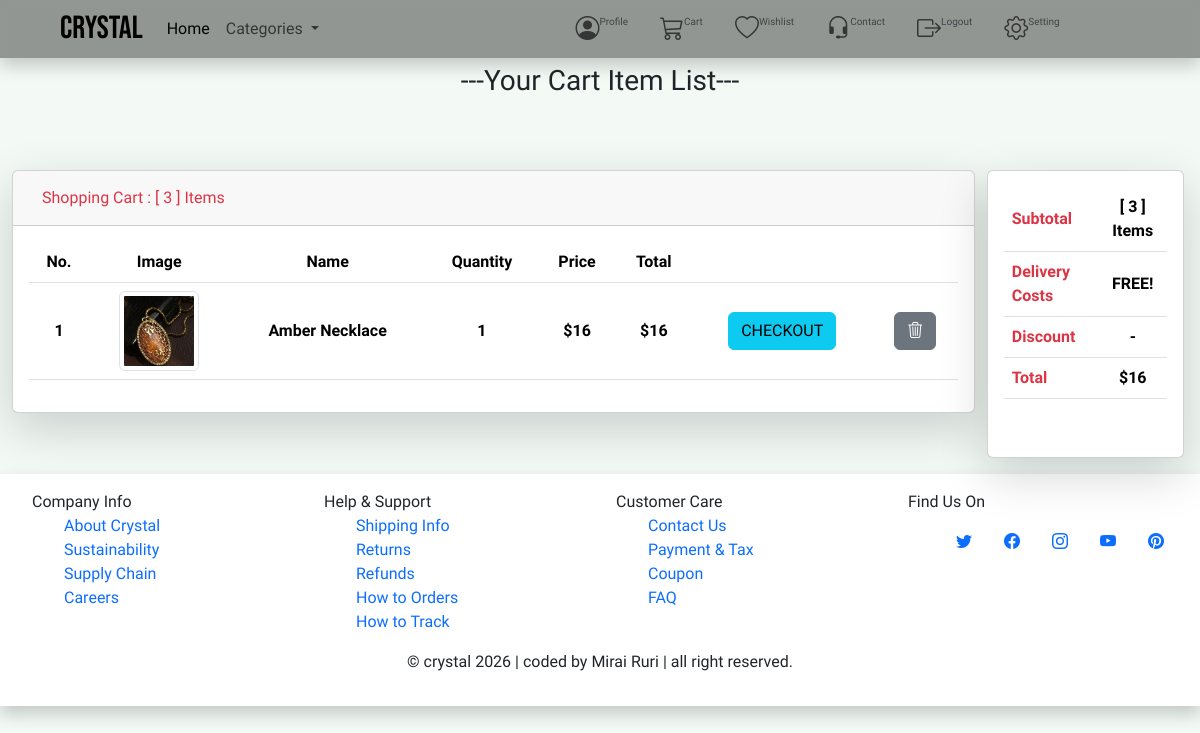
The app's page /cart/list/view/ (signed in) with its own data.
### myapp/models.py (models this page shows, shortened)
class CartListModel(TimeStampedModel):
    user = models.ForeignKey(User, on_delete=models.CASCADE)
    quantity = models.PositiveIntegerField(default=1)
    product = models.ForeignKey(
        ProductModel,
        on_delete=models.CASCADE,
        null=True,
        blank=True,
    )
    is_ordered = models.BooleanField(default=False)
    class Meta:
        verbose_name = "Cart Item"
        verbose_name_plural = "Cart Items"
    def total_price(self):
        return self.product.price * self.quantity

class ProductModel(TimeStampedModel):
    name = models.CharField(max_length=200)
    price = models.IntegerField(default=0)
    description = models.TextField()
    stock = models.PositiveIntegerField(default=0)
    image = models.ImageField(
        upload_to="product_images",
        null=True,
        blank=True,
        default="product_images/default_product.png",
    )
    is_active = models.BooleanField(default=True)
    category = models.ForeignKey(
        CategoryModel,
        on_delete=models.SET_NULL,
        null=True,
        blank=True,
    )
    reaction = models.ManyToManyField(User, blank=True)
    class Meta:
        verbose_name = "Product"
        verbose_name_plural = "Products"

### myapp/views.py (the view)
# urls.py: path("cart/list/view/",views.cart_view),
@login_required(login_url="/")
def cart_view(request):
    cart_items = CartListModel.objects.filter(user=request.user, is_ordered=False)
    overall_total = sum(cart_item.total_price() for cart_item in cart_items)
    context = {
        "cart_item_count": CartListModel.objects.filter(user=request.user).count(),
        "cart_items": cart_items,
        "overall_total": overall_total,
    }
    return render(request, "cart_list.html", context)

### templates/cart_list.html (shortened to what this page needs)
{% extends 'components/base.html' %}
{% block body %}
<h3 class="text-center p-lg-5">---Your Cart Item List---</h3>
<div class="d-flex">
    <div class="container my-3">
        <div class="card shadow-lg">
            <div class="card-header d-flex">
                <div class="me-auto d-flex">
                    <a href="#" class="btn btn-muted text-danger">Shopping Cart : [ {{cart_item_count}} ] Items</a>
                </div>
            </div>
            <div class="card-body">
                {% if cart_items %}
                <table class="table">
                    <thead>
                        <tr>
                            <th scope="col" class=" text-center align-middle">No.</th>
                            <th scope="col" class=" text-center align-middle">Image</th>
                            <th scope="col" class=" text-center align-middle">Name</th>
                            <th scope="col" class=" text-center align-middle">Quantity</th>
                            <th scope="col" class=" text-center align-middle">Price</th>
                            <th scope="col" class=" text-center align-middle">Total</th>
                            <th scope="col" class=" text-center align-middle"></th>
                            <th scope="col" class=" text-center align-middle"></th>
                        </tr>
                    </thead>
                    <tbody>
                        {% for cart_item in cart_items %}
                        <tr>
                            <th scope="col" class=" text-center align-middle">{{ forloop.counter }}</th>
                            <th scope="col" class=" text-center align-middle">
                                {% if cart_item.product.image %}
                                <img src="{{ cart_item.product.image.url }}" alt="{{ cart_item.product.name }}"
                                    class="img-thumbnail" style="width: 80px; height: 80px; object-fit: cover;">
                                {% else %}
                                <img src="{{ MEDIA_URL }}product_images/default_product.png"
                                    alt="{{ cart_item.product.name }}" class="img-thumbnail"
                                    style="width: 80px; height: 80px; object-fit: cover;">
                                {% endif %}
                            </th>
                            <th scope="col" class=" text-center align-middle">{{ cart_item.product.name }}</th>
                            <th scope="col" class=" text-center align-middle">{{ cart_item.quantity }}</th>
                            <th scope="col" class=" text-center align-middle">${{ cart_item.product.price }}</th>
                            <th scope="col" class=" text-center align-middle">${{ cart_item.total_price }}</th>
                            <th scope="col" class=" text-center align-middle">
                                <button type="submit" class="btn btn-info" value="#" data-bs-toggle="modal"
                                    data-bs-target="#checkoutModal{{cart_item.id}}">CHECKOUT</button>
                            </th>
                            <th scope="col" class=" text-center align-middle">
                                <form method="POST" action="/cart/list/delete/{{cart_item.id}}/">
                                    <button type="submit" class="btn btn-secondary"><i
                                            class="bi bi-trash3"></i></button>
                                </form>
                            </th>
                        </tr>
                        {% endfor %}
                        {% else %}
                        <div class="text-center align-middle">
                            <img src="{{ MEDIA_URL }}static_images/no_product.png" alt="No Products Added Yet"
                                style="width: 300px; height: 300px; object-fit: cover;">
                            <p class="text-muted">No products added to cart.</p>
                        </div>
                        {% endif %}
                    </tbody>
                </table>
            </div>
        </div>
    </div>
    <div class="card shadow-lg me-3 my-3" style="height: 18rem;">
        <div class="card-body">
            <table class="table">
                <tbody>
                    <tr>
                        <th scope="col" class="align-middle text-danger">Subtotal</th>
                        <th scope="col" class=" text-center align-middle">[ {{cart_item_count}} ] Items</th>
                    </tr>
                    <tr>
                        <th scope="col" class="align-middle text-danger">Delivery Costs</th>
                        <th scope="col" class=" text-center align-middle">FREE!</th>
                    </tr>
                    <tr>
                        <th scope="col" class="align-middle text-danger">Discount</th>
                        <th scope="col" class=" text-center align-middle">-</th>
                    </tr>
                    <tr>
                        <th scope="col" class="align-middle text-danger">Total</th>
                        <th scope="col" class=" text-center align-middle">${{ overall_total }}</th>
                    </tr>
                </tbody>
            </table>
        </div>
    </div>
</div>
{% endblock %}

### static/css/style.css (style rules this page uses)
* { font-family: "Dosis", sans-serif; font-optical-sizing: auto; font-style: normal; list-style-type: none; text-decoration: none; }
body { background: #F3FAF6; }

### records on screen
CartListModel: product.image (picture), product.name "Amber Necklace", quantity "1", product.price "16", total_price "16"

### other values on screen
{{ cart_item_count }} "3"
{{ overall_total }} "16"
